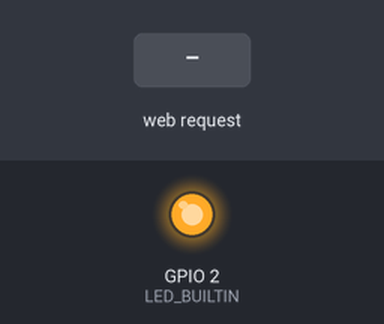
A sketch run on a simulated ESP8266 (NodeMCU). On the bench: output pins drawn as LEDs (lit = HIGH, except the on-board LED, lit = LOW). The inputs (shaded band) are chosen by the test bench. WiFi joins after 1.5 s; servers stay silent unless stated; what the sketch prints to the serial monitor is not drawn.

Above: at 3.2 s.
3.3 s: HTTP request GET /off received
At 4.3 s:
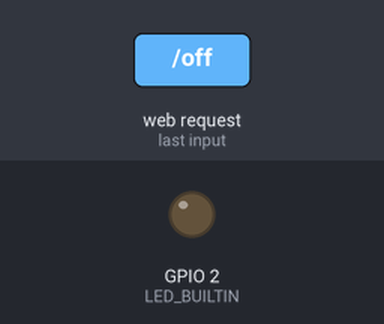
4.8 s: HTTP request GET /on received
At 5.4 s:
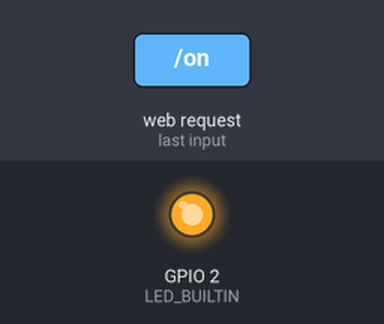
Timing chart, 0 to 7.8 s (numbered marks = the images above; inputs shaded):
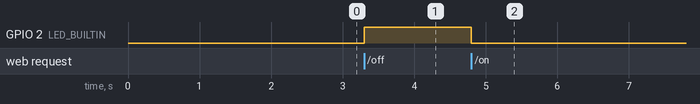

The sketch:

SimpleWebServer.ino
```cpp
#include <ESP8266WiFi.h>
#include <ESP8266WebServer.h>

const char* ssid = "ssid";
const char* password = "password";
const int port = 80;

ESP8266WebServer server(port);

void setup() {
  pinMode(LED_BUILTIN, OUTPUT);
  Serial.begin(115200);
  delay(10);
  WiFi.begin(ssid, password);

  Serial.print("Connecting to ");
  Serial.print(ssid);

  while (WiFi.status() != WL_CONNECTED) {
    delay(1000);
  }

  Serial.println(WiFi.localIP());

  String html = "<h1>Lights</h1><p><a href=\"on\"><button>ON</button></a>&nbsp;<a href=\"off\"><button>OFF</button></a></p>";

  server.on("/", HTTP_GET, [html]() {
    server.send(200, "text/html", html);
  });

  server.on("/on", HTTP_GET, [html]() {
    digitalWrite(LED_BUILTIN, LOW);
    server.send(200, "text/html", html);
  });

  server.on("/off", HTTP_GET, [html]() {
    digitalWrite(LED_BUILTIN, HIGH);
    server.send(200, "text/html", html);
  });

  server.begin();
}

void loop() {
  server.handleClient();
}
```

Measured:
- after the input at 3.3 s, GPIO 2 (LED_BUILTIN): LOW → HIGH at once
- after the input at 4.8 s, GPIO 2 (LED_BUILTIN): HIGH → LOW at once
